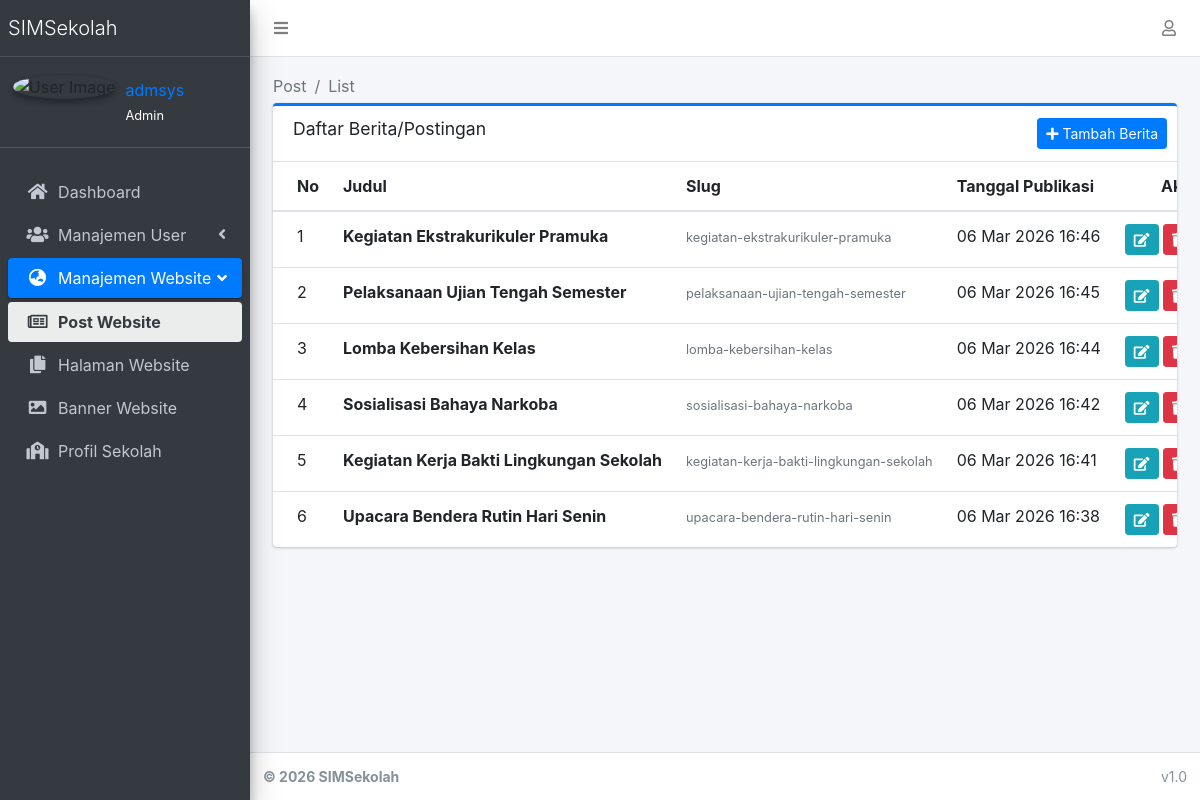
The page /posting/ (signed in) on the database its author committed.
### apps/accounts/models.py (models this page shows, shortened)
class UserProfile(models.Model):
    GENDER_CHOICES = (
        ('L', 'Laki-laki'),
        ('P', 'Perempuan'),
    )
    user = models.OneToOneField(User, on_delete=models.CASCADE)
    nama_lengkap = models.CharField(max_length=150, blank=True)
    nik = models.CharField(max_length=16, blank=True)
    jenis_kelamin = models.CharField(max_length=1, choices=GENDER_CHOICES, blank=True)
    tempat_lahir = models.CharField(max_length=100, blank=True)
    tanggal_lahir = models.DateField(null=True, blank=True)
    nama_ibu_kandung = models.CharField(max_length=150, blank=True)
    nama_sekolah = models.CharField(max_length=200, blank=True)
    npsn = models.CharField(max_length=20, blank=True)
    alamat_sekolah = models.TextField(blank=True)
    email_unit_kerja = models.EmailField(blank=True)
    alamat_rumah = models.TextField(blank=True)
    no_hp = models.CharField(max_length=20, blank=True)
    email_pribadi = models.EmailField(blank=True)
    pendidikan_terakhir = models.CharField(max_length=100, blank=True)
    jurusan = models.CharField(max_length=100, blank=True)
    gelar = models.CharField(max_length=50, blank=True)
    scan_ktp = models.FileField(upload_to='documents/ktp/', blank=True, null=True)
    scan_kk = models.FileField(upload_to='documents/kk/', blank=True, null=True)
    scan_sk = models.FileField(upload_to='documents/sk/', blank=True, null=True)

class User(AbstractUser):
    role = models.CharField(
        max_length=20,
        choices=(
            ('admin', 'Admin'),
            ('teacher', 'Teacher'),
            ('student', 'Student'),
        ),
        default='student'
    )

### apps/website/models.py (models this page shows, shortened)
class Post(models.Model):
    title = models.CharField(max_length=200)
    slug = models.SlugField(unique=True, blank=True)
    image = models.ImageField(upload_to='blog/', blank=True, null=True)
    content = CKEditor5Field('Content', config_name='default')
    published_at = models.DateTimeField()

### apps/website/views/general.py (the view)
# urls.py: path('posting/', general.post_list, name='post_list'),
@login_required
def post_list(request):
    posts = Post.objects.all().order_by('-published_at')
    return render(request, 'dashboard/website/post_list.html', {'posts': posts})

### apps/accounts/templatetags/account_tags.py (called while the page is built)
@register.inclusion_tag('accounts/partials/user_info.html', takes_context=True)
def user_profile_info(context):
    request = context['request']
    user = request.user
    return {
        'profile': user.userprofile if user.is_authenticated else None,
        'user': user
    }

### apps/core/context_processors.py (called while the page is built)
def theme(request):
    return {
        "THEME": settings.THEME
    }

def breadcrumbs(request):
    breadcrumbs = []
    if request.resolver_match:
        url_name = request.resolver_match.url_name
        if url_name:
            parts = url_name.split("_")
            for part in parts:
                breadcrumbs.append({
                    "name": part.capitalize(),
                    "url": ""
                })
    return {
        "breadcrumbs": breadcrumbs
    }

### templates/dashboard/website/post_list.html (shortened to what this page needs)
{% extends "dashboard/base.html" %}
{% load static %}
{% block content %}
<div class="container-fluid">
    <div class="row">
        <div class="col-12">
            <div class="card card-outline card-primary">
                <div class="card-header">
                    <h3 class="card-title">Daftar Berita/Postingan</h3>
                    <div class="card-tools">
                        <a href="{% url 'website:post_create' %}" class="btn btn-primary btn-sm">
                            <i class="fas fa-plus"></i> Tambah Berita
                        </a>
                    </div>
                </div>
            <div class="card-body table-responsive p-0">
                <table class="table table-hover text-nowrap">
                    <thead>
                        <tr>
                            <th style="width: 50px;">No</th>
                            <th>Judul</th>
                            <th>Slug</th>
                            <th>Tanggal Publikasi</th>
                            <th class="text-center">Aksi</th>
                        </tr>
                    </thead>
                    <tbody>
                        {% for post in posts %}
                        <tr>
                            <td>{{ forloop.counter }}</td>
                            <td><strong>{{ post.title }}</strong></td>
                            <td><small class="text-muted">{{ post.slug }}</small></td>
                            <td>{{ post.published_at|date:"d M Y H:i" }}</td>
                            <td class="text-center">
                                <a href="{% url 'website:post_edit' post.pk %}" class="btn btn-sm btn-info" title="Edit">
                                    <i class="fas fa-edit"></i>
                                </a>
                                <a href="{% url 'website:post_delete' post.pk %}" class="btn btn-sm btn-danger" title="Hapus" onclick="return confirm('Yakin ingin menghapus berita ini?')">
                                    <i class="fas fa-trash"></i>
                                </a>
                            </td>
                        </tr>
                        {% endfor %}
                    </tbody>
                </table>
            </div>
            </div>
        </div>
    </div>
</div>
{% endblock %}

### apps/accounts/templates/accounts/partials/user_info.html
{% if user.is_authenticated %}
    <div class="user-panel mt-3 pb-3 mb-3 d-flex">
        <div class="image">
            <img src="/static/adminlte/img/user2-160x160.jpg" class="img-circle elevation-2" alt="User Image">
        </div>
        <div class="info">
            <a href="#" class="d-block">{{ profile.nama_lengkap|default:user.username }}</a>
            <small class="text-white">{{ user.role|title }}</small>
        </div>
    </div>
{% endif %}

### rows shown on the page
UserProfile: nama_lengkap "admsys"
User: role "Admin"
Post: title "Kegiatan Ekstrakurikuler Pramuka", slug "kegiatan-ekstrakurikuler-pramuka", published_at "06 Mar 2026 16:46"
Post: title "Pelaksanaan Ujian Tengah Semester", slug "pelaksanaan-ujian-tengah-semester", published_at "06 Mar 2026 16:45"
Post: title "Lomba Kebersihan Kelas", slug "lomba-kebersihan-kelas", published_at "06 Mar 2026 16:44"
Post: title "Sosialisasi Bahaya Narkoba", slug "sosialisasi-bahaya-narkoba", published_at "06 Mar 2026 16:42"
Post: title "Kegiatan Kerja Bakti Lingkungan Sekolah", slug "kegiatan-kerja-bakti-lingkungan-sekolah", published_at "06 Mar 2026 16:41"
Post: title "Upacara Bendera Rutin Hari Senin", slug "upacara-bendera-rutin-hari-senin", published_at "06 Mar 2026 16:38"

### other values the page prints
{{ crumb.name }} "Post" "List"
